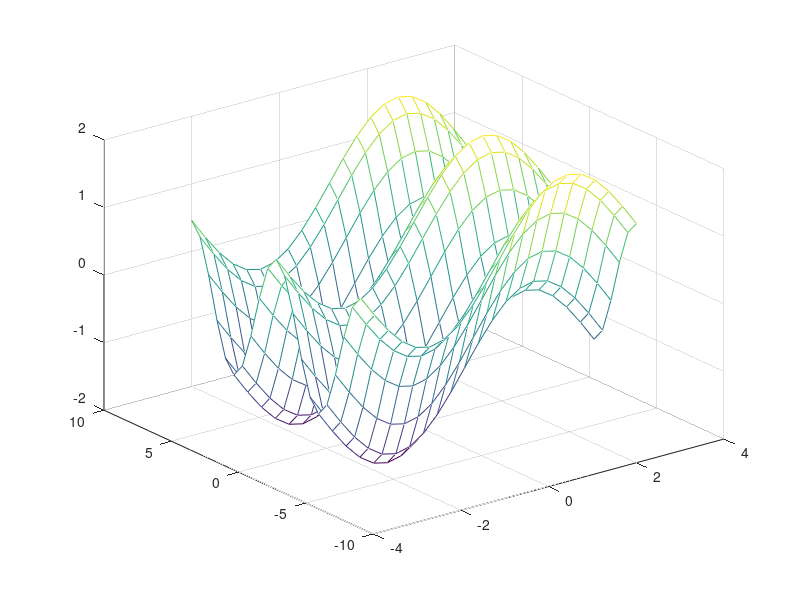

MATLAB code to generate this figure:
%% Function Handle

% http://www.mathworks.com/help/matlab/matlab_prog/creating-a-function-handle.html

% can create function handles to named and anonymous functions.
% load and save them as you would any other variable.

% The function must be in the MATLAB path or be anonymous.
% Be careful with functions with the same name

% Use 1: Pass a function to another function
% Use 2: Specify callback functions
% Use 3: Construct handles to functions defined inline
% Use 4: Call local functions from outside the main function.

% Ex:

% function y = computeSquare(x)
% y = x.^2;
% end

% f = @computeSquare;
% a = 4;
% b = f(a) % b = 16

% Array or Structs of function handlers

C = {@sin, @cos, @tan};
C{2}(pi),

S.a = @sin;  S.b = @cos;  S.c = @tan;
S.a(pi/2),

% Information about the function handle

fh = @sin;
s = functions(fh),

%% Anonymous functions

% h = @(arglist) (anonymous_function)

% Without inputs
myfunction1 = @() datestr(now);
d1 = myfunction1(),   % get the result of function
d2 = myfunction1,     % get the function handle

% With multiple inputs
myfunction2 = @(x,y) (x^2 + y^2 + x*y);
x = 1;
y = 10;
z = myfunction2(x,y),

% With multiple outputs (1)

m = [1 2;3 4;5 6];
fcol = @(x) deal(x(:,1),x(:,2));
[a,b] = fcol(m);

% With multiple outputs (2)
c = 10;
myfunction3 = @(x,y) ndgrid((-x:x/c:x),(-y:y/c:y));
[x,y] = myfunction3(pi,2*pi);
z = sin(x) + cos(y);
mesh(x,y,z)

%% Pass a Function as parameter to another function 

a = 0;
b = 5;
fun = @(x) (x./(exp(x)-1));

q1 = integral(@log,a,b),
q2 = integral(@sin,a,b),
q3 = integral(@exp,a,b),
q4 = integral(fun,0,Inf),

%% String to Function Handle X Function Handle to String

% when you have to call a function by its name

str = 'ones';
fh1 = str2func(str),
fh1(1,5),

str = '@(x)(7*x-13)';
fh2 = str2func(str),
fh2(3)

% When you have to display the name or format of function handle

fh = @(x,y) sqrt(x.^2+y.^2);
str = func2str(fh);
disp(['Anonymous function: ' str])

%% Advanced topics

% Parameterizing functions
% http://www.mathworks.com/help/matlab/math/parameterizing-functions.html

% Nested Functions
% http://www.mathworks.com/help/matlab/matlab_prog/nested-functions.html

%% END
